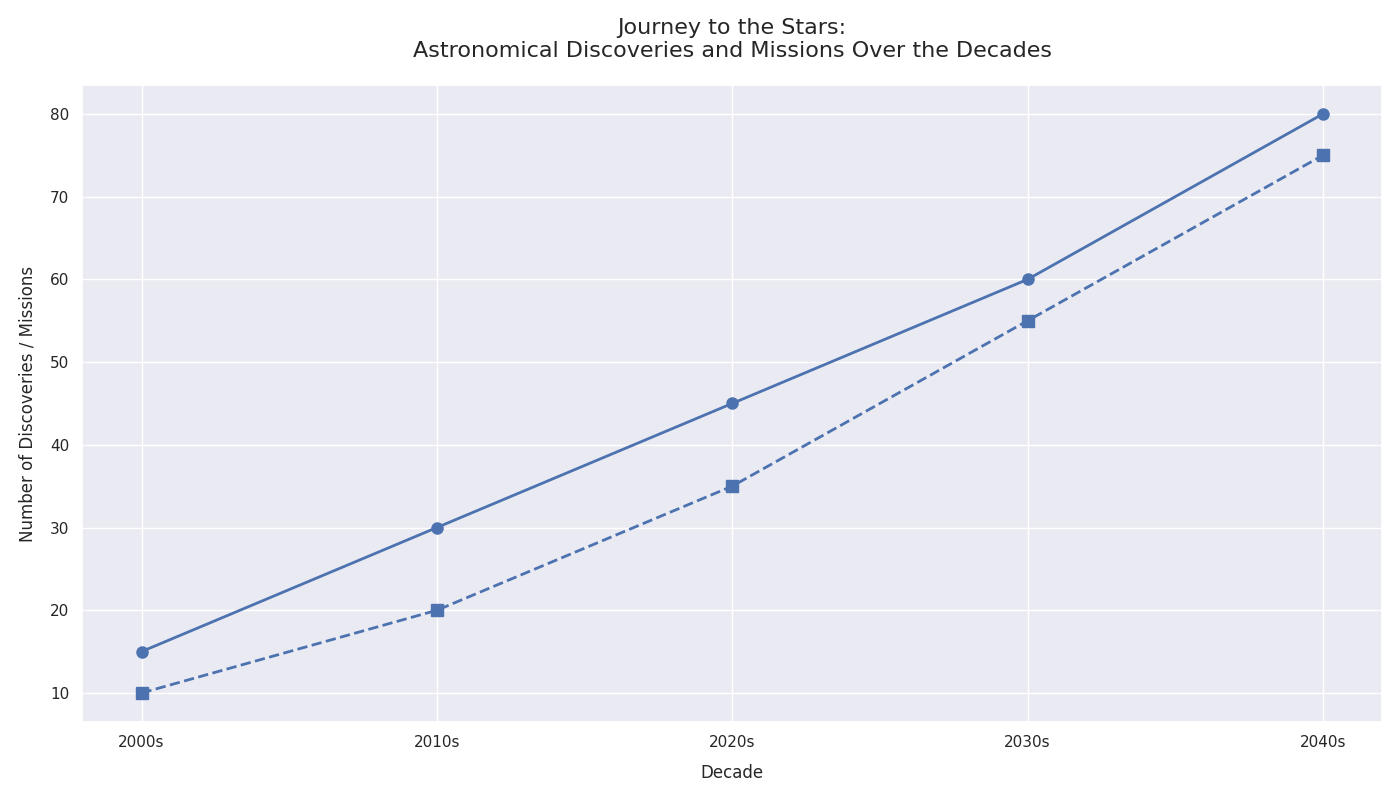

This chart was generated by the following Python code:
import matplotlib.pyplot as plt

decades = ['2000s', '2010s', '2020s', '2030s', '2040s']
discoveries = [15, 30, 45, 60, 80]
missions = [10, 20, 35, 55, 75]

fig, ax = plt.subplots(figsize=(14, 8))

# Changed both plots to use the same color 'b'
ax.plot(decades, discoveries, marker='o', linestyle='-', color='b', linewidth=2, markersize=8)
ax.plot(decades, missions, marker='s', linestyle='--', color='b', linewidth=2, markersize=8)

ax.set_xlabel('Decade', fontsize=12, labelpad=10)
ax.set_ylabel('Number of Discoveries / Missions', fontsize=12, labelpad=10)
ax.set_title('Journey to the Stars:\nAstronomical Discoveries and Missions Over the Decades', fontsize=16, pad=20)

plt.tight_layout()
plt.show()
